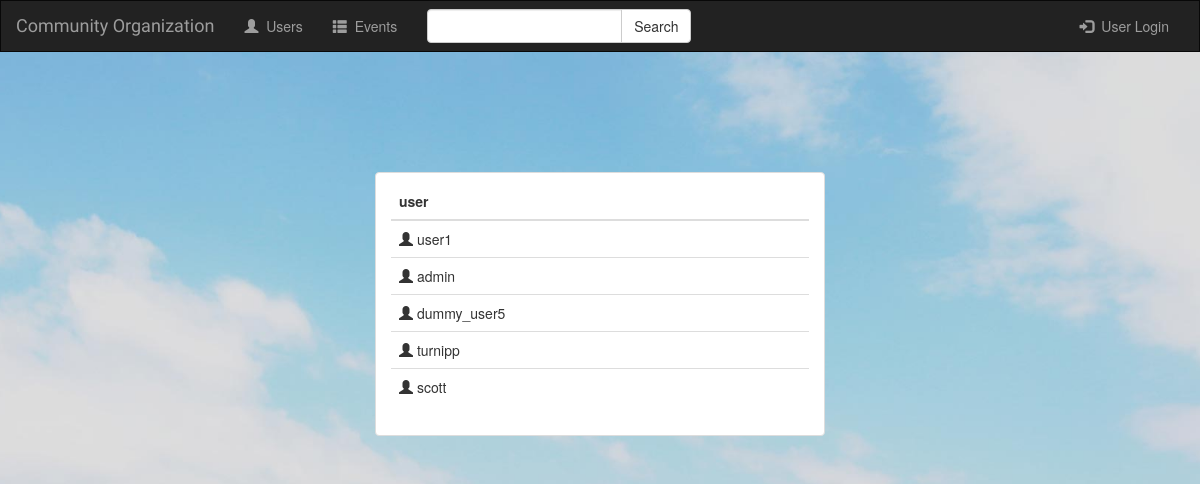
The page /events/1/volunteering/ on the database its author committed.
### users/models.py (models this page shows, shortened)
class UserData(models.Model):
    events_volunteering = models.ManyToManyField('events.Event')
    user = models.OneToOneField(User, null=True)

### events/views.py (the view)
# urls.py: url(r'^(?P<event_id>[0-9]+)/volunteering/$', views.event_attendee_list_view, name='event_attendee_list_view'),
def event_attendee_list_view(request, event_id):
    notify_list = None
    try:
        event = Event.objects.get(id=event_id)
        user_data_list = UserData.objects.filter(userattending__event__id=event_id)
        attending_family_list = event_user_family(event, user_data_list)
        donation_list = event_attendee_donation_list(event, user_data_list)
        data_list = zip(user_data_list, attending_family_list, donation_list)
    except Event.DoesNotExist:
        raise Http404("Event does not exist")
    if request.user.is_authenticated:
        notify_list = request.user.notifications.unread()[:5]
    context = {
        'user': request.user,
        'data_list': data_list,
        'notify_list': notify_list,
    }
    return render(request, 'events/eventAttendees.html', context)

### events/utils.py (called while the page is built)
def event_user_donation_total(event, user):
        donations = 0
        for event_donation in UserDonation.objects.filter(event=event).filter(user=user):
                donations += event_donation.donation
        return donations

def event_attendee_donation_list(event, user_list):
	donations_list = [];
	for user in user_list:
		donations_list.append(event_user_donation_total(event, user))
	return donations_list

def event_user_family(event, attending):
	family_list = []
	for user in attending:
		family_list.append(UserAttending.objects.get(user=user, event=event).family)
	return family_list

### events/templates/events/eventAttendees.html (shortened to what this page needs)
{% extends 'events/base.html' %}
{% load bootstrap3 %}
{% block body %}
	{% if data_list %}
		<div class="container">
			<ul class="list-group">
				<li class="list-group-item">
					<table class="table">
			    		<thead>
			      			<tr>
					        	<th>user</th>
					      	</tr>
					    </thead>
					    <tbody>
					    {% for user_data, family, donations in data_list %}
				    		<tr>
						        <td><span class="glyphicon glyphicon-user" aria-hidden="true"></span>&nbsp;{{ user_data.user.username }}</td>
					    	</tr>
						{% endfor %}
					    </tbody>
				  	</table>
				</li>
			</ul>
		</div>
	{% else %}
			<p>Nothing.</p>
	{% endif %}
{% endblock %}

### events/static/style.css (style rules this page uses)
body { min-height: 100vh; background: url("images/bgnewyork.jpg") no-repeat center center scroll; -webkit-background-size: cover; -moz-background-size: cover; background-size: cover; -o-background-size: cover; overflow-y: hidden; }

### events/static/custom_style.css (style rules this page uses)
* { margin: 0; padding: 0; }
.container { margin-top: 15vh; max-width: 480px; }

### rows shown on the page
UserData: user.username "user1"
UserData: user.username "admin"
UserData: user.username "dummy_user5"
UserData: user.username "turnipp"
UserData: user.username "scott"
